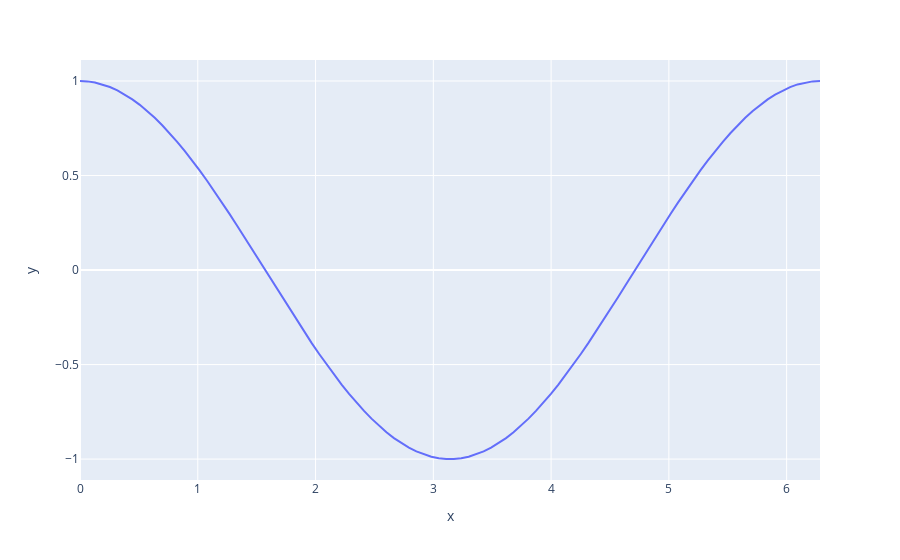

Notebook source saved alongside this figure:
### Code cell
# Create a basic line plot
t = np.linspace(0, 2*np.pi, 100)
fig = px.line(x=t, y=np.cos(t))
fig.show()
